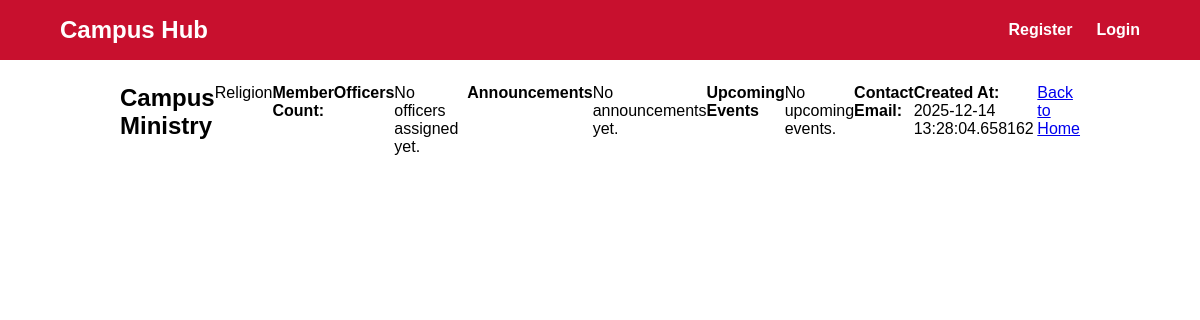
The page /org/16 on the database its author committed.
### app/models.py (models this page shows, shortened)
class Organization(db.Model):
    __tablename__ = 'organizations'
    OrgID = db.Column(db.Integer, primary_key=True)
    OrgName = db.Column(db.String(120), nullable=False, unique=True)
    Description = db.Column(db.Text)
    created_at = db.Column(db.DateTime, default=datetime.utcnow)
    updated_at = db.Column(db.DateTime, default=datetime.utcnow, onupdate=datetime.utcnow)
    memberships = db.relationship('Membership', back_populates='organization', cascade='all, delete-orphan')
    announcements = db.relationship('Announcement', back_populates='organization', cascade='all, delete-orphan')
    events = db.relationship('Event', back_populates='organization', cascade='all, delete-orphan')

### app/routes/web_routes.py (the view)
@web_bp.route('/org/<int:org_id>')
def org_detail(org_id):
    org = OrgService.get_org(org_id)
    org.member_count = len(org.memberships) if hasattr(org, 'memberships') else 0
    org.officers = []
    for m in org.memberships:
        for o in m.officer_roles:
            org.officers.append({"name": m.user.FirstName + " " + m.user.LastName, "role": o.RoleName})
    announcements = AnnouncementService.get_org_announcements(org_id)
    for ann in announcements:
        ann.creator_name = ann.creator.membership.user.FirstName + " " + ann.creator.membership.user.LastName
    org.announcements = announcements
    user_id = session.get('user_id')
    is_officer = False
    if user_id:
        for m in org.memberships:
            if m.UserID == user_id and m.officer_roles:
                is_officer = True
                break
    return render_template('org_detail.html', org=org, is_officer=is_officer)

### app/services/announcement_service.py (called while the page is built, shortened)
    @staticmethod
    def get_org_announcements(org_id: int):
        try:
            announcements = Announcement.query.filter_by(OrgID=org_id).order_by(Announcement.DatePosted.desc()).all()
            result = []
            return result
        except SQLAlchemyError as e:
            raise AppError(f"Database error fetching announcements: {str(e)}", code='DB_ERROR', http_status=500)

### app/services/org_service.py (called while the page is built)
    @staticmethod
    def get_org(org_id: int):
        try:
            org = Organization.query.get(org_id)
            if not org:
                raise AppError("Organization not found", code="NOT_FOUND", http_status=404)
            return org
        except SQLAlchemyError as e:
            raise AppError(f"Database error fetching organization: {str(e)}", code="DB_ERROR", http_status=500)

### app/templates/org_detail.html (shortened to what this page needs)
{% extends 'base.html' %}
{% block content %}
<h2>{{ org.OrgName }}</h2>
<p>{{ org.Description }}</p>
<p><strong>Member Count:</strong> {{ member_count }}</p>
<h4>Officers</h4>
{% if officers %}
<ul>
    {% for officer in officers %}
    <li>{{ officer.user_name }} - {{ officer.role_name }}</li>
    {% endfor %}
</ul>
{% else %}
<p>No officers assigned yet.</p>
{% endif %}
<h4>Announcements</h4>
{% if announcements %}
<ul>
    {% for ann in announcements %}
    <li><strong>{{ ann.Title }}</strong> - {{ ann.Content }} <em>({{ ann.DatePosted }})</em></li>
    {% endfor %}
</ul>
{% else %}
<p>No announcements yet.</p>
{% endif %}
<h4>Upcoming Events</h4>
{% if events %}
<ul>
    {% for ev in events %}
    <li><strong>{{ ev.EventName }}</strong> - {{ ev.Description }} <em>on {{ ev.EventDate }} at {{ ev.Location }}</em> (Created by {{ ev.CreatorName }})</li>
    {% endfor %}
</ul>
{% else %}
<p>No upcoming events.</p>
{% endif %}
<p><strong>Contact Email:</strong> {{ org.contact_email }}</p>
<p><strong>Created At:</strong> {{ org.created_at }}</p>
<a href="{{ url_for('web.home') }}" class="btn btn-secondary mt-3">Back to Home</a>
{% endblock %}

### app/static/styles.css (style rules this page uses)
* { margin: 0; padding: 0; box-sizing: border-box; }
html, body { overflow-x: hidden; width: 100%; font-family: Arial, sans-serif; font-size: 1rem; }
:root { --primary-color: #c8102e; --secondary-color: #ffffff; --bg-color: #ffffff; --text-color: #000000; }
body { background-color: var(--bg-color); color: var(--text-color); transition: background 0.3s, color 0.3s; }

### rows shown on the page
Organization: OrgName "Campus Ministry", Description "Religion", created_at "2025-12-14 13:28:04.658162"
